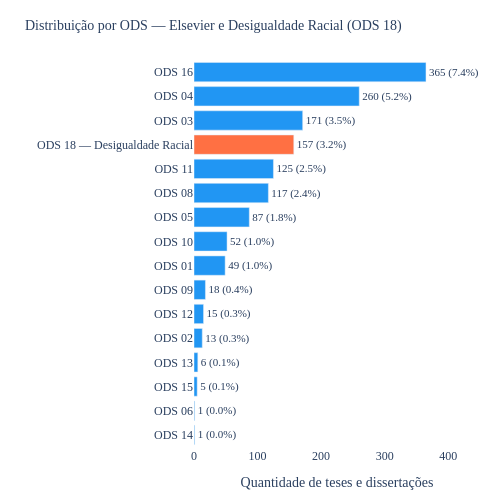

The notebook cell this image was saved under:
### Markdown cell above
## Distribuição por ODS — Elsevier + Desigualdade Racial (ODS 18)

### Code cell
contagem2 = Counter()
for r in data:
    for o in r.get("ods", []):
        if 1 <= o <= 16 or o == 18:
            contagem2[o] += 1

ods_ordenados2 = sorted(contagem2.items(), key=lambda x: x[1])

nomes_ods = {18: "ODS 18 — Desigualdade Racial"}
labels2 = [nomes_ods.get(o, f"ODS {o:02d}") for o, _ in ods_ordenados2]
valores2 = [n for _, n in ods_ordenados2]
pcts2 = [round(100 * n / total, 1) for n in valores2]
cores2 = ["#FF7043" if o == 18 else "#2196F3" for o, _ in ods_ordenados2]

fonte = "Times New Roman"

fig3 = go.Figure(go.Bar(
    x=valores2,
    y=labels2,
    orientation="h",
    marker_color=cores2,
    text=[f"{v:,} ({p}%)".replace(",", ".") for v, p in zip(valores2, pcts2)],
    textposition="outside",
    textfont=dict(family=fonte, size=11),
    cliponaxis=False,
    hovertemplate="<b>%{y}</b><br>n = %{x}<extra></extra>",
))

fig3.update_layout(
    separators=",.",
    font=dict(family=fonte),
    title=dict(
        text="Distribuição por ODS — Elsevier e Desigualdade Racial (ODS 18)",
        font=dict(family=fonte, size=14),
    ),
    xaxis=dict(title="Quantidade de teses e dissertações", tickformat=",", range=[0, 450]),
    yaxis=dict(title=""),
    width=500,
    height=500,
    margin=dict(t=60, b=40, l=160, r=20),
    plot_bgcolor="white",
    paper_bgcolor="white",
)

fig3.show()

### Figure 1 — Plotly figure (JSON) as saved in the notebook; plotly's stock layout.template omitted (floating-point values rounded to 4 significant figures)
{"data": [{"cliponaxis": false, "hovertemplate": "<b>%{y}</b><br>n = %{x}<extra></extra>", "marker": {"color": ["#2196F3", "#2196F3", "#2196F3", "#2196F3", "#2196F3", "#2196F3", "#2196F3", "#2196F3", "#2196F3", "#2196F3", "#2196F3", "#2196F3", "#FF7043", "#2196F3", "#2196F3", "#2196F3"]}, "orientation": "h", "text": ["1 (0.0%)", "1 (0.0%)", "5 (0.1%)", "6 (0.1%)", "13 (0.3%)", "15 (0.3%)", "18 (0.4%)", "49 (1.0%)", "52 (1.0%)", "87 (1.8%)", "117 (2.4%)", "125 (2.5%)", "157 (3.2%)", "171 (3.5%)", "260 (5.2%)", "365 (7.4%)"], "textfont": {"family": "Times New Roman", "size": 11}, "textposition": "outside", "type": "bar", "x": [1, 1, 5, 6, 13, 15, 18, 49, 52, 87, 117, 125, 157, 171, 260, 365], "y": ["ODS 14", "ODS 06", "ODS 15", "ODS 13", "ODS 02", "ODS 12", "ODS 09", "ODS 01", "ODS 10", "ODS 05", "ODS 08", "ODS 11", "ODS 18 — Desigualdade Racial", "ODS 03", "ODS 04", "ODS 16"]}], "layout": {"font": {"family": "Times New Roman"}, "height": 500, "margin": {"b": 40, "l": 160, "r": 20, "t": 60}, "paper_bgcolor": "white", "plot_bgcolor": "white", "separators": ",.", "title": {"font": {"family": "Times New Roman", "size": 14}, "text": "Distribuição por ODS — Elsevier e Desigualdade Racial (ODS 18)"}, "width": 500, "xaxis": {"range": [0, 450], "tickformat": ",", "title": {"text": "Quantidade de teses e dissertações"}}, "yaxis": {"title": {"text": ""}}}}
